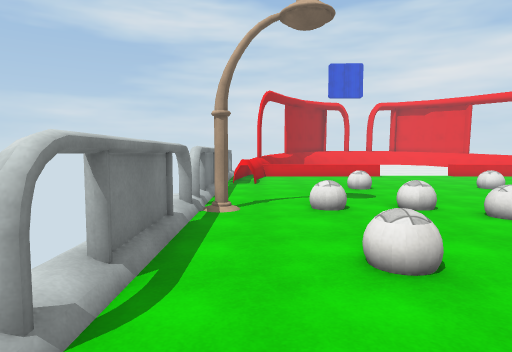
View 1 (above)

24 first-person views from a walk through a 3-D level made in the Unity game engine. The camera is 1.5 m above the floor, tilts 4° down and sees 75° across. The floor is counted in squares, 1 m on a side. Each view is taken from the middle of a square. On the plan, view 1 faces up. The plan holds only what a view shows up to about 15 squares ahead; the rest is blank. The place goes on beyond the plan. Surface patterns are stand-ins for the level's own textures.

View 2
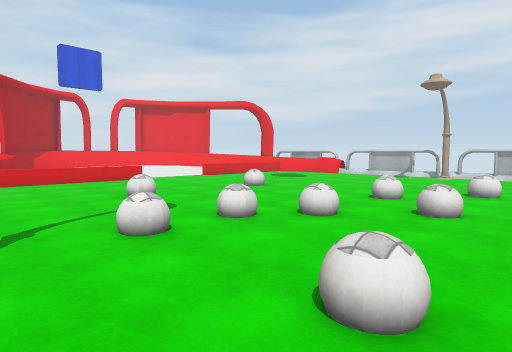

View 3
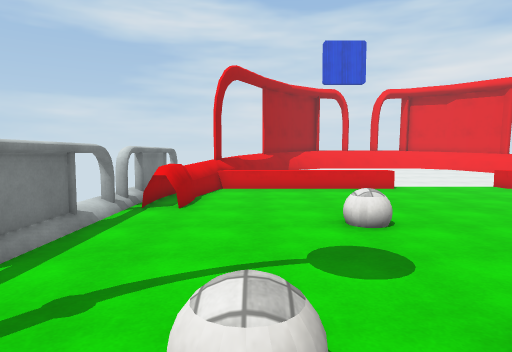

View 4
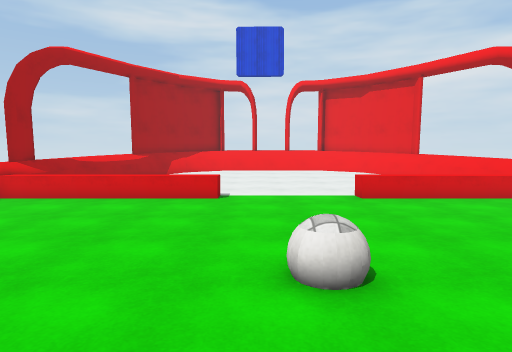

View 5
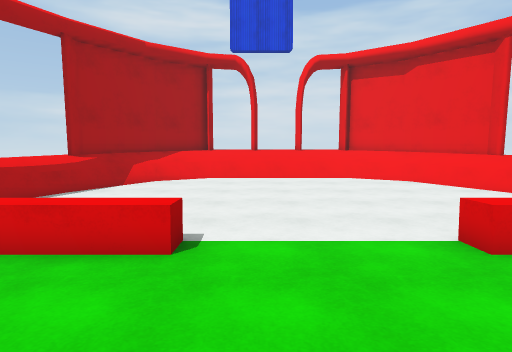

View 6
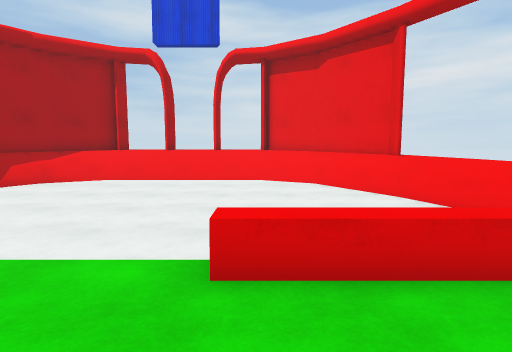

View 7
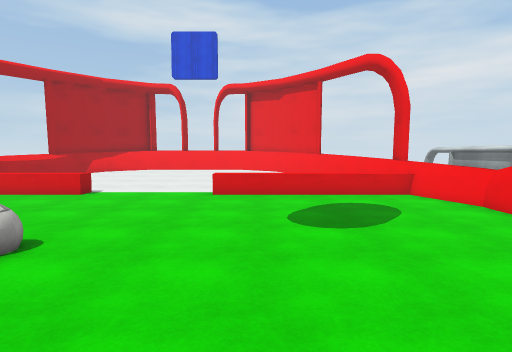

View 8
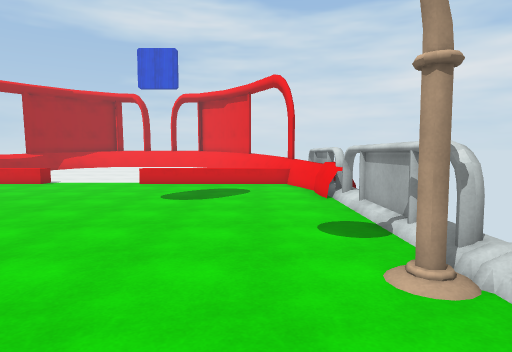

View 9
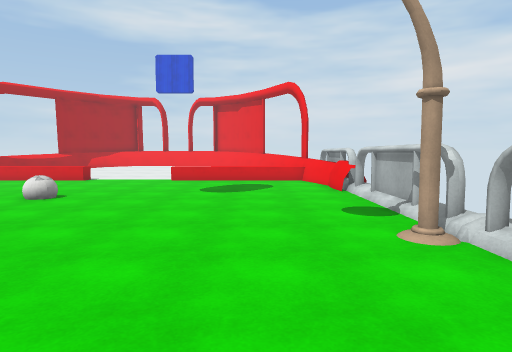

View 10
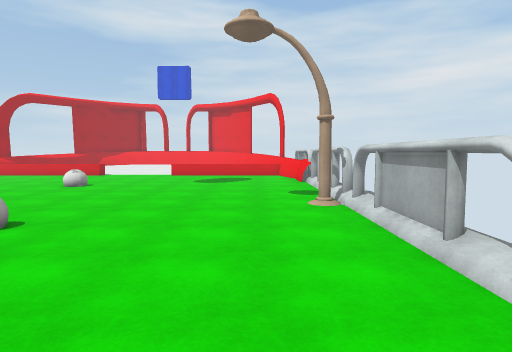

View 11
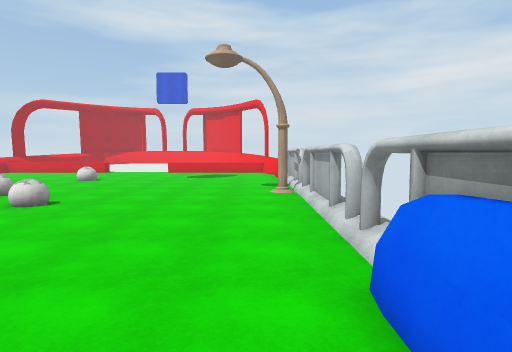

View 12
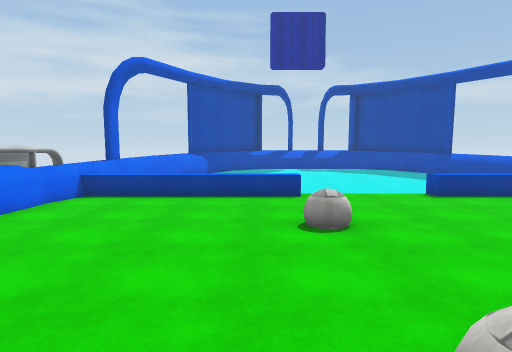

View 13
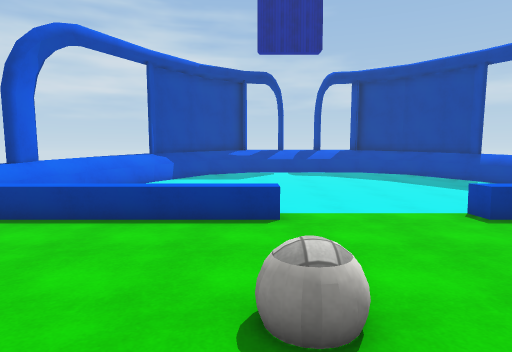

View 14
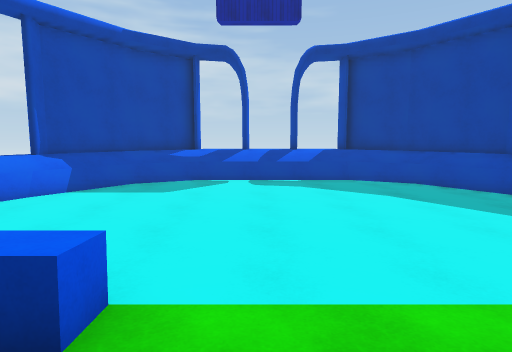

View 15
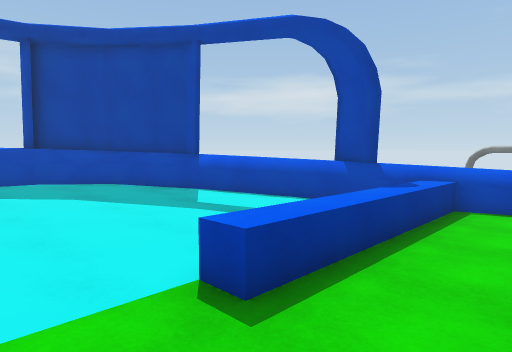

View 16
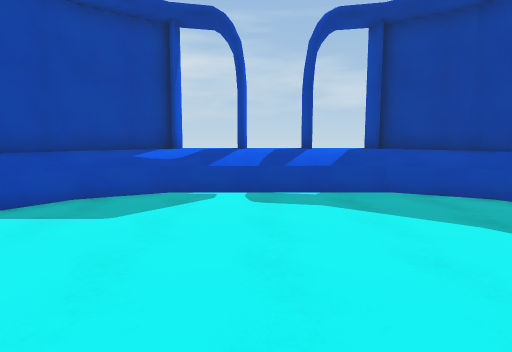

View 17
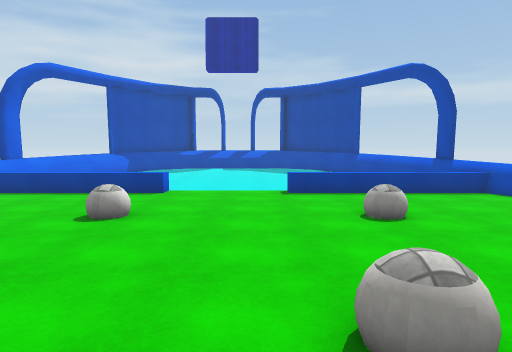

View 18
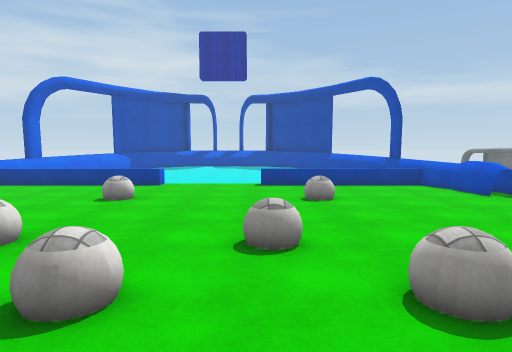

View 19
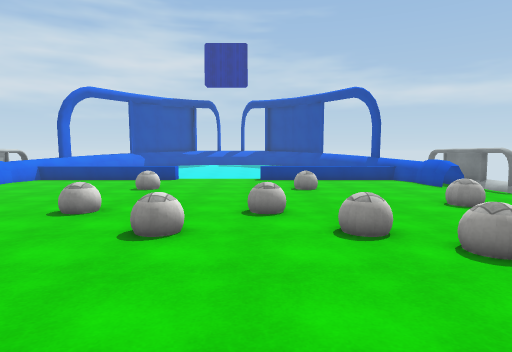

View 20
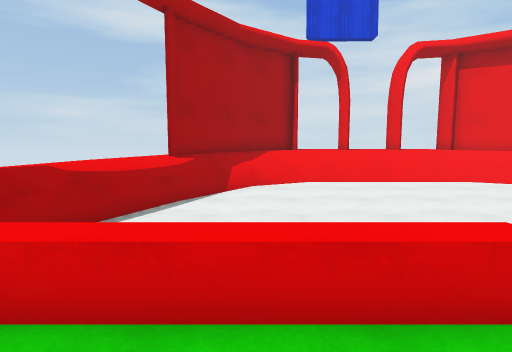

View 21
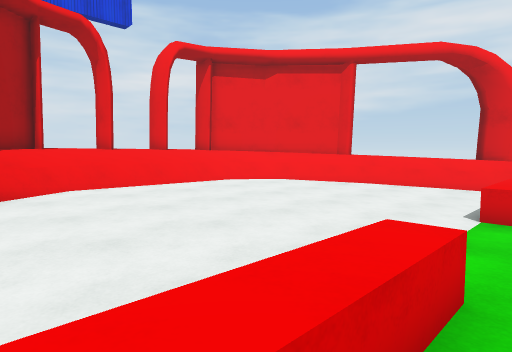

View 22
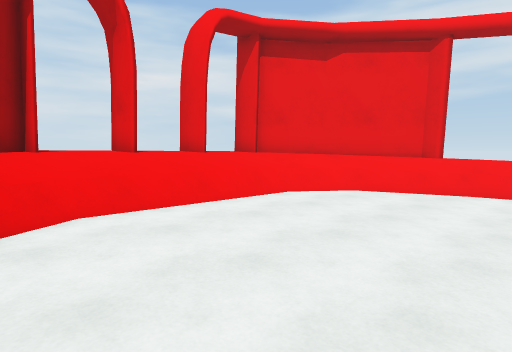

View 23
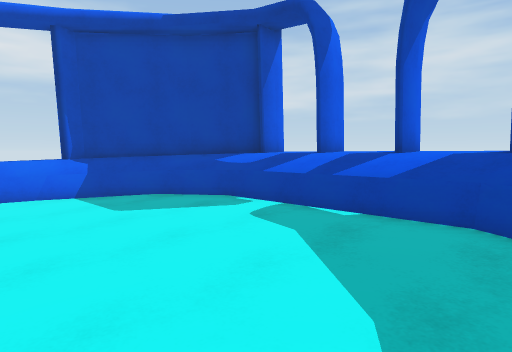

View 24
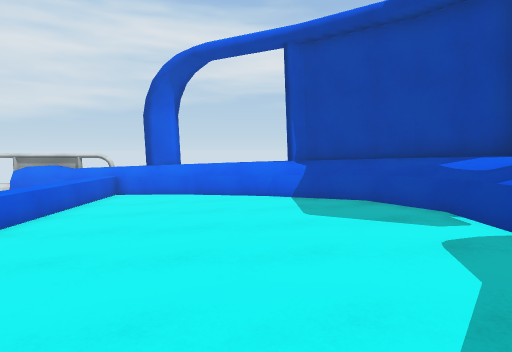

### Floor plan
Key: @ floor where view 1 was taken; # wall or solid block; x gap in a wall; . main floor; : floor 0.25 m higher than the main floor; + floor 0.5 m higher than the main floor; = window, fence, low wall or low ledge; ^ raised ledge; B ball; O other object.
Columns run from 2 left of view 1 to 21 right of it. Each row starts with its distance up from view 1.
 33         ^^^^^^^^^
 32        ^^^^^^^^^^^
 31       ^^^^^^^^^^^^^
 30      ^^^=:::::::=^^^
 29      ^^:::::::::::^^
 28     ^^=:::::::::::=^^
 27     ^^:::::::::::::^^
 26    ^^:::::::::::::::^#
 25    ^^:::::::::::::::^^
 24    =. ...............=#
 23   ##  ...............=#
 22 # ##...............  =##
 21 # #^^^^^^^.....^^^^^^^##
 20 # =...................=#
 19 #==...................=#
 18 ##=...................=#
 17 ##=...................=#
 16 ###....................x
 15 x......................x
 14 #.....BB....B..........#
 13 #......................#
 12 #......................#
 11 #......................#
 10 x......................x
  9 #O..B.BB..............O#
  8 x.......B...B..........x
  7 #.......B...B..........#
  6 #........BB...BB.......#
  5 #...B.....B...BB.......#
  4 #...B..................#
  3 #......................#
  2  ......................
  1 x......................x
  0 #.@.....B.....BB.......#
 -1 ##=...................=#
 -2 ##=...................=#
 -3  #=...................=#
 -4  #=...................=#
 -5  ##^^^^^^^.....^^^^^^^##
 -6   #=     .............=
 -7   ##    .............=#
 -8   ##.................=#
 -9    #^::::::::::::::::=#
-10     ^:::::::::::::::^^
-11     ^^::::::::::::::^^
-12     ^^:::::::::::::^^
-13      ^^:::::::::::=^^
-14      ^^^::::::::::^^
-15       ^^^=+####=^^^^
-16        ^^^^^^^^^^^^
-17         ^^^^^^^^^^
-18          ^^^^^^^^

Positions as (right, up) in squares from view 1, and headings:
1: (0, 0), facing up
2: (-1, 3), facing up-right
3: (2, 7), facing up
4: (9, 10), facing up
5: (9, 16), facing up
6: (13, 17), facing up
7: (14, 9), facing up
8: (18, 5), facing up
9: (17, 3), facing up
10: (18, -1), facing up
11: (19, -4), facing up
12: (14, 7), facing down
13: (13, 3), facing down
14: (11, -2), facing down
15: (10, -2), facing down-left
16: (11, -6), facing down
17: (9, 8), facing down
18: (8, 11), facing down
19: (8, 14), facing down
20: (5, 18), facing up
21: (4, 20), facing up-right
22: (5, 24), facing up-right
23: (6, -9), facing down-right
24: (6, -11), facing right
